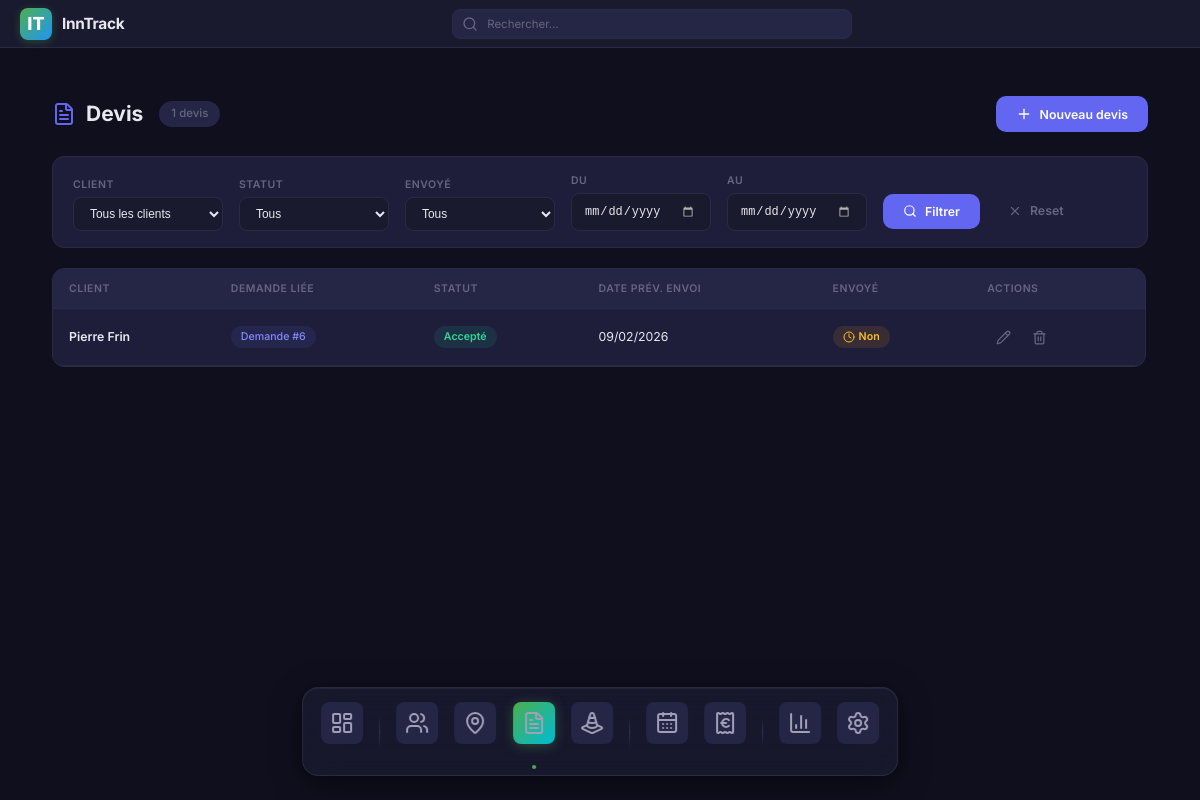
Page /devis/ on the earlier database version.
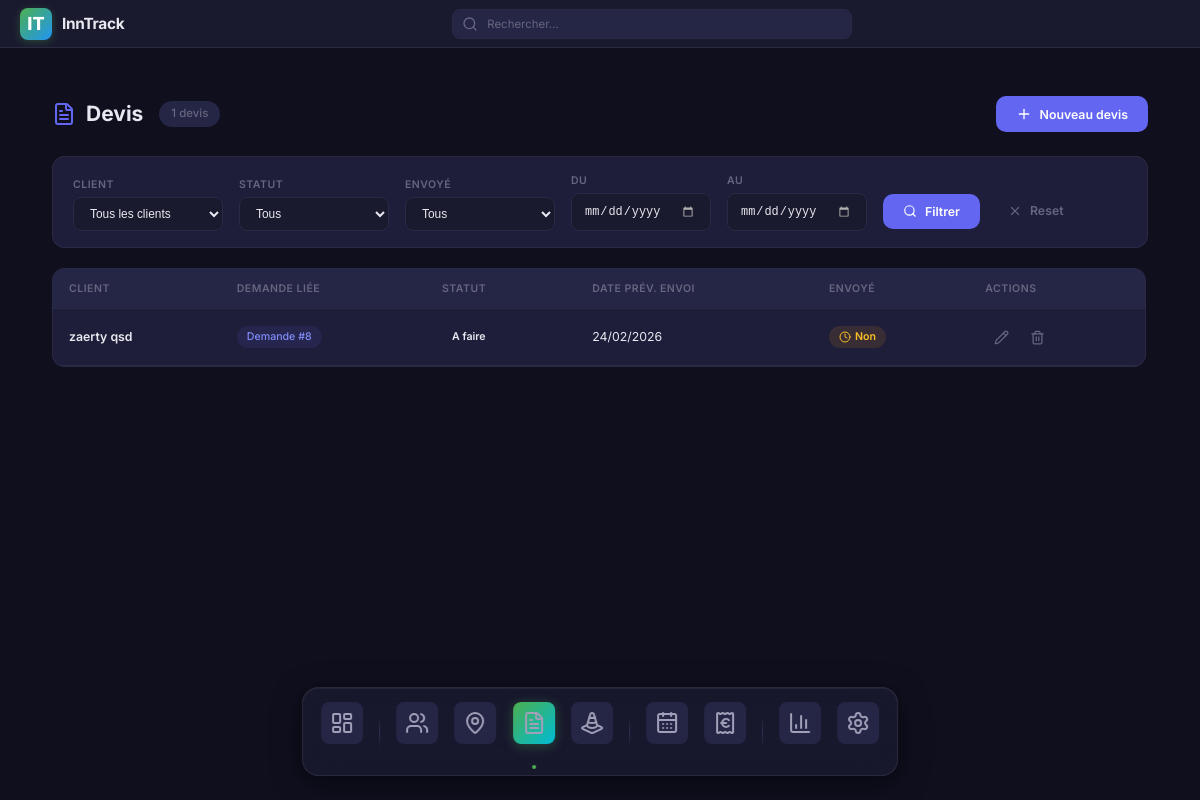
Same page on the later database version.
### demoApp/models.py (models this page shows, shortened)
class devis(models.Model):
    type_of_devis = [
        (INTERVENTION, "intervention"),
        (CHANTIER, "chantier")
    ]
    status_of_devis = [
        (A_FAIRE, "A faire"),
        (ATTENTE_CLIENT, "En attente client"),
        (ACCEPTE, "Accepté"),
        (REFUSE, "Refusé")
    ]
    client = models.ForeignKey(client, on_delete=models.CASCADE,blank=False)
    demande = models.ForeignKey(demande, on_delete=models.CASCADE,null=True,blank=True)
    def _get_types(self):
        type_of_devis = [
            (INTERVENTION, "intervention"),
            (CHANTIER, "chantier")
        ]
        if demande != "" :
            return '%s' % (self.demande.type)
        else :
            return models.CharField(choices=type_of_devis,default=INTERVENTION,max_length=22)
    type = property(_get_types)
    status = models.CharField(
        choices=status_of_devis,
        default=A_FAIRE,
        max_length=25
    )
    excpectedSentDate = models.DateField(_("Date d'envoi prévue"),null=True, blank=True)
    comment = models.CharField(_("Note personnelle"),max_length=1000,null=True,blank=True)
    sent = models.BooleanField(_("Devis envoyé ?"), default=False)
    createdDate = models.DateField(_("Date de création"), auto_now=True)
    realSentDate = models.DateField(_("Date d'envoi réelle"),null=True, blank=True)
    class Meta :
        verbose_name_plural = "devis"

class client(models.Model):
    type_of_client = [
        (PARTICULIER, "particulier"),
        (PROFESSIONNEL, "professionnel")
    ]
    firstName = models.CharField(_("Prénom"),max_length=100)
    lastName = models.CharField(_("Nom"),max_length=100)
    type = models.CharField(
        choices=type_of_client,
        default=PARTICULIER,
        max_length=19
    )
    email = models.EmailField(max_length=254, default="example@example.com", blank=False)
    postal_address = models.CharField(_("Adresse postale"),max_length=255, blank=False)
    phone = models.CharField(_("Téléphone"),max_length=10, default="0600000000", blank=False)
    def _get_full_name(self):
        return '%s %s' % (self.firstName, self.lastName)
    full_name = property(_get_full_name)
    def __str__(self):
        return self.full_name

class demande(models.Model):
    type_of_demande = [
        (INTERVENTION, "intervention"),
        (CHANTIER, "chantier")
    ]
    client = models.ForeignKey(client, on_delete=models.CASCADE,blank=False)
    demandeDate = models.DateField(_("Date de la demande"),null=True, blank=True, default=date.today)
    motif = models.CharField(max_length=255)
    type = models.CharField(
        choices=type_of_demande,
        default=INTERVENTION,
        max_length=22
    )
    excpectedVisitDate = models.DateField(_("Date prévue de la visite"),null=True, blank=True, default=date.today)
    clientAvailibity = models.CharField(_("Disponibilités client"),max_length=255)
    realVisitDate = models.DateField(_("Date réele de la visite"),null=True, blank=True)
    def __str__(self):
        return  "Demande - " + self.client.full_name

### demoApp/views.py (the view)
# urls.py: path('devis/', views.devis_list_view, name='devis_list'),
def devis_list_view(request):
    qs = Devis.objects.select_related('client', 'demande').all().order_by('-id')
    all_clients = Client.objects.all().order_by('lastName')
    f_client = request.GET.get('client', '')
    f_status = request.GET.get('status', '')
    f_sent = request.GET.get('sent', '')
    f_date_from = request.GET.get('date_from', '')
    f_date_to = request.GET.get('date_to', '')
    if f_client:
        qs = qs.filter(client_id=f_client)
    if f_status:
        qs = qs.filter(status=f_status)
    if f_sent == 'true':
        qs = qs.filter(sent=True)
    elif f_sent == 'false':
        qs = qs.filter(sent=False)
    if f_date_from:
        qs = qs.filter(excpectedSentDate__gte=f_date_from)
    if f_date_to:
        qs = qs.filter(excpectedSentDate__lte=f_date_to)
    status_choices = []
    try:
        status_choices = Devis._meta.get_field('status').choices or []
    except Exception:
        pass
    context = {
        'active_page': 'devis',
        'devis_list': qs,  # ← "devis_list" et pas "devis" pour éviter conflit
        'clients': all_clients,
        'status_choices': status_choices,
        'devis_form': DevisForm(),
        'edit_devis_form': DevisForm(prefix='edit'),
        'current_filters': {
            'client': f_client,
            'status': f_status,
            'sent': f_sent,
            'date_from': f_date_from,
            'date_to': f_date_to,
        },
    }
    return render(request, 'devis/devis_list.html', context)

### demoApp/templates/devis/devis_list.html (shortened to what this page needs)
{% extends "base.html" %}
{% load static %}
{% block extra_css %}
<link rel="stylesheet" href="{% static 'css/list-page.css' %}">
{% endblock %}
{% block content %}
<div class="list-page">
    <div class="page-header">
        <div class="page-header-left">
            <h1>
                <i data-lucide="file-text"></i>
                Devis
            </h1>
            <span class="record-count">{{ devis_list|length }} devis</span>
        </div>
        <div class="page-header-right">
            <button class="btn btn-primary" data-modal-target="#modalDevis">
                <i data-lucide="plus" style="width:16px;height:16px;"></i>
                Nouveau devis
            </button>
        </div>
    </div>
    <div class="filters-bar">
        <form method="get" class="filters-form">
            <div class="filter-group">
                <label>Client</label>
                <select name="client" class="filter-select">
                    <option value="">Tous les clients</option>
                </select>
            </div>
            <div class="filter-group">
                <label>Statut</label>
                <select name="status" class="filter-select">
                    <option value="">Tous</option>
                </select>
            </div>
            <div class="filter-group">
                <label>Envoyé</label>
                <select name="sent" class="filter-select">
                    <option value="">Tous</option>
                </select>
            </div>
            <div class="filter-group">
                <label>Du</label>
                <input type="date" name="date_from" class="filter-input" value="{{ current_filters.date_from }}">
            </div>
            <div class="filter-group">
                <label>Au</label>
                <input type="date" name="date_to" class="filter-input" value="{{ current_filters.date_to }}">
            </div>
            <div class="filter-actions">
                <button type="submit" class="btn btn-filter">
                    <i data-lucide="search" style="width:14px;height:14px;"></i>
                    Filtrer
                </button>
                <a href="{% url 'devis_list' %}" class="btn btn-filter-reset">
                    <i data-lucide="x" style="width:14px;height:14px;"></i>
                    Reset
                </a>
            </div>
        </form>
    </div>
    <div class="list-content">
        <div class="list-table-wrapper">
            <table class="list-table">
                <thead>
                    <tr>
                        <th>Client</th>
                        <th>Demande liée</th>
                        <th>Statut</th>
                        <th>Date prév. envoi</th>
                        <th>Envoyé</th>
                        <th>Actions</th>
                    </tr>
                </thead>
                <tbody>
                    {% for dev in devis_list %}
                    <tr class="list-row" data-id="{{ dev.id }}" onclick="openDevisPanel({{ dev.id }}, event)">
                        <td>
                            <div class="cell-main">{{ dev.client.firstName }} {{ dev.client.lastName }}</div>
                        </td>
                        <td>
                            {% if dev.demande %}
                                <span class="link-badge">Demande #{{ dev.demande.id }}</span>
                            {% else %}
                                <span class="text-muted">—</span>
                            {% endif %}
                        </td>
                        <td>
                            <span class="status-badge status-{{ dev.status|lower }}">
                                {{ dev.get_status_display|default:dev.status }}
                            </span>
                        </td>
                        <td>{{ dev.excpectedSentDate|date:"d/m/Y"|default:"—" }}</td>
                        <td>
                            {% if dev.sent %}
                                <span class="badge badge-success"><i data-lucide="check" style="width:12px;height:12px;"></i> Oui</span>
                            {% else %}
                                <span class="badge badge-warning"><i data-lucide="clock" style="width:12px;height:12px;"></i> Non</span>
                            {% endif %}
                        </td>
                        <td>
                            <div class="table-actions" onclick="event.stopPropagation()">
                                <button class="btn-icon btn-icon-edit" onclick="openEditDevisModal({{ dev.id }})" title="Modifier">
                                    <i data-lucide="pencil" style="width:15px;height:15px;"></i>
                                </button>
                                <button class="btn-icon btn-icon-delete"
                                        onclick="openDeleteDevisModal({{ dev.id }}, '{{ dev.client.firstName }} {{ dev.client.lastName }}')"
                                        title="Supprimer">
                                    <i data-lucide="trash-2" style="width:15px;height:15px;"></i>
                                </button>
                            </div>
                        </td>
                    </tr>
                    {% endfor %}
                </tbody>
            </table>
        </div>
    </div>
</div>
{% endblock %}

### demoApp/templates/base.html (shortened to what this page needs)
{% load static %}
<!DOCTYPE html>
<html lang="fr">
<head>
    <link rel="stylesheet" href="{% static 'css/base.css' %}">
    <link rel="stylesheet" href="{% static 'css/header.css' %}">
    <link rel="stylesheet" href="{% static 'css/dock.css' %}">
    <link rel="stylesheet" href="{% static 'css/modal.css' %}">
    <link rel="stylesheet" href="{% static 'css/list-page.css' %}">
    {% block extra_css %}{% endblock %}
</head>
<body>
    {% include "components/header.html" %}
    <main class="main-content">
        {% block content %}{% endblock %}
    </main>
    {% include "components/dock.html" %}
</body>
</html>

### demoApp/templates/components/header.html (shortened to what this page needs)
{% load static %}
<header class="header">
    <div class="header-left">
        <div class="header-logo">
            <span class="logo-icon">IT</span>
        </div>
        <h1 class="header-brand">InnTrack</h1>
    </div>
    <div class="header-center">
        <div class="header-search">
            <input type="text" placeholder="Rechercher..." class="search-input">
        </div>
    </div>
</header>

### demoApp/templates/components/dock.html (shortened to what this page needs)
{% load static %}
<nav class="dock-wrapper">
    <div class="dock">
        <a href="{% url 'dashboard' %}"
           class="dock-item {% if active_page == 'dashboard' %}active{% endif %}"
           title="Dashboard">
            <div class="dock-icon-wrap">
                <i data-lucide="layout-dashboard"></i>
            </div>
        </a>
        <a href="{% url 'clients_list' %}"
           class="dock-item {% if active_page == 'clients' %}active{% endif %}"
           title="Clients">
            <div class="dock-icon-wrap">
                <i data-lucide="users"></i>
            </div>
        </a>
        <a href="{% url 'demandes_list' %}"
           class="dock-item {% if active_page == 'demandes' %}active{% endif %}"
           title="Demandes">
            <div class="dock-icon-wrap">
                <i data-lucide="map-pin"></i>
            </div>
        </a>
        <a href="{% url 'devis_list' %}"
           class="dock-item {% if active_page == 'devis' %}active{% endif %}"
           title="Devis">
            <div class="dock-icon-wrap">
                <i data-lucide="file-text"></i>
            </div>
        </a>
        <a href="{% url 'travaux_list' %}"
           class="dock-item {% if active_page == 'travaux' %}active{% endif %}"
           title="Travaux">
            <div class="dock-icon-wrap">
                <i data-lucide="traffic-cone"></i>
            </div>
        </a>
        <a href="{% url 'planning' %}"
           class="dock-item {% if active_page == 'planning' %}active{% endif %}"
           title="Planning">
            <div class="dock-icon-wrap">
                <i data-lucide="calendar-days"></i>
            </div>
        </a>
        <a href="{% url 'factures_list' %}"
           class="dock-item {% if active_page == 'facture' %}active{% endif %}"
           title="Factures">
            <div class="dock-icon-wrap">
                <i data-lucide="receipt-euro"></i>
            </div>
        </a>
        <a href="{% url 'stats' %}"
           class="dock-item {% if active_page == 'stats' %}active{% endif %}"
           title="Statistiques">
            <div class="dock-icon-wrap">
                <i data-lucide="bar-chart-3"></i>
            </div>
        </a>
        <a href="{% url 'settings' %}"
           class="dock-item {% if active_page == 'settings' %}active{% endif %}"
           title="Paramètres">
            <div class="dock-icon-wrap">
                <i data-lucide="settings"></i>
            </div>
        </a>
    </div>
</nav>

Differences in the rows shown:
removed devis: client.firstName "Pierre", client.lastName "Frin", demande.id "6", status "Accepté", excpectedSentDate "09/02/2026", sent False (drawn)
added devis: client.firstName "zaerty", client.lastName "qsd", demande.id "8", status "A faire", excpectedSentDate "24/02/2026", sent False (drawn)
